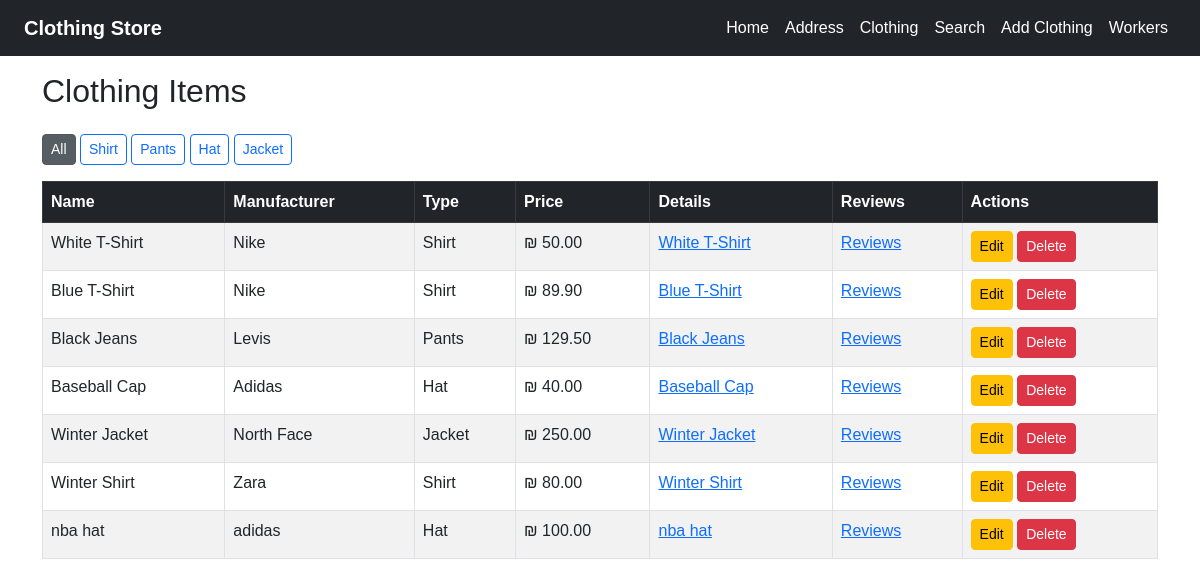
Screenshot of /clothing/ with the database file from the repository.
### clothing/models.py (models this page shows, shortened)
class TypeModel(models.Model):
    name = models.CharField(max_length=100)

class ClothingModel(models.Model):
    name = models.CharField(max_length=100)
    manufacturer = models.CharField(max_length=100)
    price = models.DecimalField(max_digits=8, decimal_places=2, validators=[MinValueValidator(0), MaxValueValidator(1000)])
    type = models.ForeignKey(TypeModel, on_delete=models.CASCADE,related_name='clothing_items')

### clothing/views.py (the view)
# urls.py: path('', views.product_list, name='product_list'),
def product_list(request):
    type_id=request.GET.get('type')
    if type_id:
        clothes=ClothingModel.objects.filter(type_id=type_id)
    else:
        clothes=ClothingModel.objects.all()
    types=TypeModel.objects.all()
    return render(request, 'clothing/product_list.html',{
        'clothes':clothes,
        'types':types,
        'selected_type':int(type_id) if type_id else None
    })

### clothing/templates/clothing/product_list.html (shortened to what this page needs)
{% extends 'layout.html' %}
{% block content %}
<div class="container mt-5">
    <h2 class="mb-4">Clothing Items</h2>
    <div class="mb-3">
        <a href="{% url 'product_list' %}" class="btn btn-secondary btn-sm {% if not selected_type %}active{% endif %}">All</a>
        {% for type in types %}
            <a href="?type={{ type.id }}" class="btn btn-outline-primary btn-sm {% if selected_type == type.id %}active{% endif %}">
                {{ type.name }}
            </a>
        {% endfor %}
    </div>
    <table class="table table-bordered table-striped">
        <thead class="table-dark">
            <tr>
                <th>Name</th>
                <th>Manufacturer</th>
                <th>Type</th>
                <th>Price</th>
                <th>Details</th>
                <th>Reviews</th>
                <th>Actions</th>
            </tr>
        </thead>
        <tbody>
            {% for item in clothes %}
            <tr>
                <td>{{ item.name }}</td>
                <td>{{ item.manufacturer }}</td>
                <td>{{ item.type.name }}</td>
                <td>₪ {{ item.price }}</td>
                <td>
                    <a href="{% url 'clothing_detail' item.pk %}">
                        {{ item.name }}
                    </a>
                </td>
                <td>
                    <a href="{% url 'clothing_reviews' item.pk %}">
                        Reviews
                    </a>
                </td>
                <td>
                    <a href="{% url 'update_clothing' item.pk %}" class="btn btn-sm btn-warning">Edit</a>
                    <a href="{% url 'delete_clothing' item.pk %}" class="btn btn-sm btn-danger">Delete</a>
                </td>
            </tr>
            {% empty %}
            <tr>
                <td colspan="8" class="text-center">No items found.</td>
            </tr>
            {% endfor %}
        </tbody>
    </table>
</div>
{% endblock %}

### clothing_website/static/css/style.css (style rules this page uses)
* { margin: 0; padding: 0; box-sizing: border-box; }
body { font-family: Arial, sans-serif; }

### rows the page displays
TypeModel: name "Shirt"
TypeModel: name "Pants"
TypeModel: name "Hat"
TypeModel: name "Jacket"
ClothingModel: name "White T-Shirt", manufacturer "Nike", type.name "Shirt", price "50.00"
ClothingModel: name "Blue T-Shirt", manufacturer "Nike", type.name "Shirt", price "89.90"
ClothingModel: name "Black Jeans", manufacturer "Levis", type.name "Pants", price "129.50"
ClothingModel: name "Baseball Cap", manufacturer "Adidas", type.name "Hat", price "40.00"
ClothingModel: name "Winter Jacket", manufacturer "North Face", type.name "Jacket", price "250.00"
ClothingModel: name "Winter Shirt", manufacturer "Zara", type.name "Shirt", price "80.00"
ClothingModel: name "nba hat", manufacturer "adidas", type.name "Hat", price "100.00"
